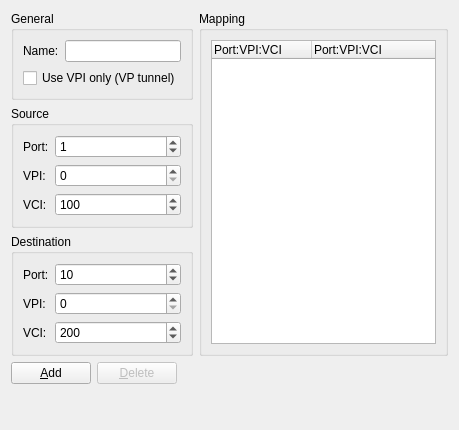
<?xml version="1.0" encoding="UTF-8"?>
<ui version="4.0">
 <class>atmSwitchConfigPageWidget</class>
 <widget class="QWidget" name="atmSwitchConfigPageWidget">
  <property name="geometry">
   <rect>
    <x>0</x>
    <y>0</y>
    <width>459</width>
    <height>430</height>
   </rect>
  </property>
  <property name="windowTitle">
   <string>ATM Switch</string>
  </property>
  <layout class="QGridLayout" name="gridLayout_2">
   <item row="0" column="0" colspan="3">
    <widget class="QGroupBox" name="uiGeneralGroupBox">
     <property name="title">
      <string>General</string>
     </property>
     <layout class="QGridLayout" name="gridLayout">
      <item row="0" column="0">
       <widget class="QLabel" name="uiNameLabel">
        <property name="text">
         <string>Name:</string>
        </property>
       </widget>
      </item>
      <item row="0" column="1">
       <widget class="QLineEdit" name="uiNameLineEdit"/>
      </item>
      <item row="1" column="0" colspan="2">
       <widget class="QCheckBox" name="uiVPICheckBox">
        <property name="text">
         <string>Use VPI only (VP tunnel)</string>
        </property>
       </widget>
      </item>
     </layout>
    </widget>
   </item>
   <item row="0" column="3" rowspan="3">
    <widget class="QGroupBox" name="uiMappingGroupBox">
     <property name="title">
      <string>Mapping</string>
     </property>
     <layout class="QVBoxLayout">
      <item>
       <widget class="QTreeWidget" name="uiMappingTreeWidget">
        <property name="sizePolicy">
         <sizepolicy hsizetype="Expanding" vsizetype="Expanding">
          <horstretch>0</horstretch>
          <verstretch>0</verstretch>
         </sizepolicy>
        </property>
        <property name="rootIsDecorated">
         <bool>false</bool>
        </property>
        <column>
         <property name="text">
          <string>Port:VPI:VCI</string>
         </property>
        </column>
        <column>
         <property name="text">
          <string>Port:VPI:VCI</string>
         </property>
        </column>
       </widget>
      </item>
     </layout>
    </widget>
   </item>
   <item row="3" column="0">
    <widget class="QPushButton" name="uiAddPushButton">
     <property name="text">
      <string>&amp;Add</string>
     </property>
    </widget>
   </item>
   <item row="3" column="1">
    <widget class="QPushButton" name="uiDeletePushButton">
     <property name="enabled">
      <bool>false</bool>
     </property>
     <property name="text">
      <string>&amp;Delete</string>
     </property>
    </widget>
   </item>
   <item row="4" column="2" colspan="2">
    <spacer>
     <property name="orientation">
      <enum>Qt::Vertical</enum>
     </property>
     <property name="sizeHint" stdset="0">
      <size>
       <width>213</width>
       <height>31</height>
      </size>
     </property>
    </spacer>
   </item>
   <item row="1" column="0" colspan="3">
    <widget class="QGroupBox" name="uiSourceGroupBox">
     <property name="sizePolicy">
      <sizepolicy hsizetype="Expanding" vsizetype="Preferred">
       <horstretch>0</horstretch>
       <verstretch>0</verstretch>
      </sizepolicy>
     </property>
     <property name="title">
      <string>Source</string>
     </property>
     <layout class="QGridLayout">
      <item row="0" column="0">
       <widget class="QLabel" name="uiSourcePortLabel">
        <property name="text">
         <string>Port:</string>
        </property>
       </widget>
      </item>
      <item row="0" column="1">
       <widget class="QSpinBox" name="uiSourcePortSpinBox">
        <property name="sizePolicy">
         <sizepolicy hsizetype="Expanding" vsizetype="Fixed">
          <horstretch>0</horstretch>
          <verstretch>0</verstretch>
         </sizepolicy>
        </property>
        <property name="minimum">
         <number>0</number>
        </property>
        <property name="maximum">
         <number>65535</number>
        </property>
        <property name="value">
         <number>1</number>
        </property>
       </widget>
      </item>
      <item row="1" column="0">
       <widget class="QLabel" name="uiSourceVPILabel">
        <property name="text">
         <string>VPI:</string>
        </property>
       </widget>
      </item>
      <item row="1" column="1">
       <widget class="QSpinBox" name="uiSourceVPISpinBox">
        <property name="enabled">
         <bool>true</bool>
        </property>
        <property name="sizePolicy">
         <sizepolicy hsizetype="Expanding" vsizetype="Fixed">
          <horstretch>0</horstretch>
          <verstretch>0</verstretch>
         </sizepolicy>
        </property>
        <property name="maximum">
         <number>65535</number>
        </property>
        <property name="value">
         <number>0</number>
        </property>
       </widget>
      </item>
      <item row="2" column="0">
       <widget class="QLabel" name="uiSourceVCILabel">
        <property name="text">
         <string>VCI:</string>
        </property>
       </widget>
      </item>
      <item row="2" column="1">
       <widget class="QSpinBox" name="uiSourceVCISpinBox">
        <property name="sizePolicy">
         <sizepolicy hsizetype="Expanding" vsizetype="Fixed">
          <horstretch>0</horstretch>
          <verstretch>0</verstretch>
         </sizepolicy>
        </property>
        <property name="maximum">
         <number>65535</number>
        </property>
        <property name="value">
         <number>100</number>
        </property>
       </widget>
      </item>
     </layout>
    </widget>
   </item>
   <item row="2" column="0" colspan="3">
    <widget class="QGroupBox" name="uiDestinationGroupBox">
     <property name="sizePolicy">
      <sizepolicy hsizetype="Expanding" vsizetype="Preferred">
       <horstretch>0</horstretch>
       <verstretch>0</verstretch>
      </sizepolicy>
     </property>
     <property name="title">
      <string>Destination</string>
     </property>
     <layout class="QGridLayout">
      <item row="0" column="0">
       <widget class="QLabel" name="uiDestinationPortLabel">
        <property name="text">
         <string>Port:</string>
        </property>
       </widget>
      </item>
      <item row="0" column="1">
       <widget class="QSpinBox" name="uiDestinationPortSpinBox">
        <property name="sizePolicy">
         <sizepolicy hsizetype="Expanding" vsizetype="Fixed">
          <horstretch>0</horstretch>
          <verstretch>0</verstretch>
         </sizepolicy>
        </property>
        <property name="minimum">
         <number>0</number>
        </property>
        <property name="maximum">
         <number>65535</number>
        </property>
        <property name="value">
         <number>10</number>
        </property>
       </widget>
      </item>
      <item row="1" column="0">
       <widget class="QLabel" name="uiDestinationVPILabel">
        <property name="text">
         <string>VPI:</string>
        </property>
       </widget>
      </item>
      <item row="1" column="1">
       <widget class="QSpinBox" name="uiDestinationVPISpinBox">
        <property name="enabled">
         <bool>true</bool>
        </property>
        <property name="sizePolicy">
         <sizepolicy hsizetype="Expanding" vsizetype="Fixed">
          <horstretch>0</horstretch>
          <verstretch>0</verstretch>
         </sizepolicy>
        </property>
        <property name="maximum">
         <number>65535</number>
        </property>
        <property name="value">
         <number>0</number>
        </property>
       </widget>
      </item>
      <item row="2" column="0">
       <widget class="QLabel" name="uiDestinationVCILabel">
        <property name="text">
         <string>VCI:</string>
        </property>
       </widget>
      </item>
      <item row="2" column="1">
       <widget class="QSpinBox" name="uiDestinationVCISpinBox">
        <property name="sizePolicy">
         <sizepolicy hsizetype="Expanding" vsizetype="Fixed">
          <horstretch>0</horstretch>
          <verstretch>0</verstretch>
         </sizepolicy>
        </property>
        <property name="maximum">
         <number>65535</number>
        </property>
        <property name="value">
         <number>200</number>
        </property>
       </widget>
      </item>
     </layout>
    </widget>
   </item>
  </layout>
 </widget>
 <tabstops>
  <tabstop>uiVPICheckBox</tabstop>
  <tabstop>uiSourcePortSpinBox</tabstop>
  <tabstop>uiSourceVPISpinBox</tabstop>
  <tabstop>uiSourceVCISpinBox</tabstop>
  <tabstop>uiDestinationPortSpinBox</tabstop>
  <tabstop>uiDestinationVPISpinBox</tabstop>
  <tabstop>uiDestinationVCISpinBox</tabstop>
  <tabstop>uiAddPushButton</tabstop>
  <tabstop>uiDeletePushButton</tabstop>
 </tabstops>
 <resources/>
 <connections/>
</ui>
